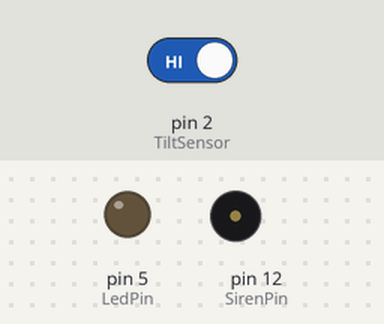
Bench run of a sketch on a simulated Arduino Nano, built with avr-gcc and run on an emulated ATmega328P. Shown: output pins drawn as LEDs (lit = HIGH), buzzer (waves = sounding). Inputs (shaded band) come from the test bench; at power-on: pin 2 (TiltSensor) HIGH.

Above: at 9.2 s.
9.3 s: pin 2 (TiltSensor) driven LOW
At 10.5 s:
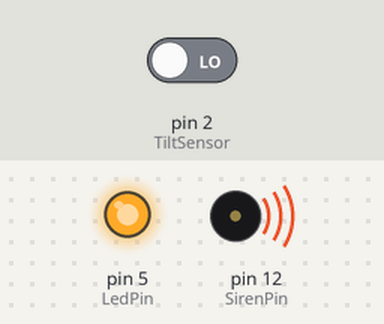
10.8 s: pin 2 (TiltSensor) driven HIGH
At 11.7 s:
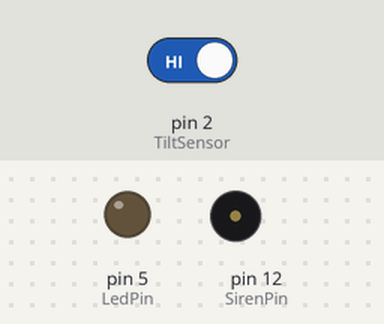
Timing chart, 0 to 13.8 s (numbered marks = the images above; inputs shaded):
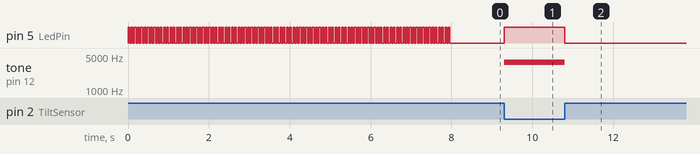

Measured:
- after the input at 9.3 s, pin 5 (LedPin): LOW → HIGH at once; tone on pin 12 (SirenPin): silent → 3700 Hz at once
- after the input at 10.8 s, pin 5 (LedPin): HIGH → LOW at once; tone on pin 12 (SirenPin): 3700 Hz → silent at once

The sketch:

TA311.ino
```cpp
/*
TaschenAlarm
using tilt sensor, buzzer, 18650
V1. Using nano

*/

#include "TA31.h"

#define LedPin 5
#define SirenPin 12
#define TiltSensor 2
#define TiltGnd 11
#define TDelayStart 5000

bool sensorValue;
bool lastTiltState = HIGH;
long lastDebounceTime = 0;
long debounceDelay = 50;
bool motionStatus;

#include <avr/interrupt.h>
volatile int MotionState = 0;
volatile byte counter = 0;

void setup()
{
    pinMode(LedPin, OUTPUT);
    pinMode(TiltSensor, INPUT_PULLUP);
    pinMode(SirenPin, OUTPUT);
    attachInterrupt(digitalPinToInterrupt(TiltSensor), motionDetector, CHANGE);
    Serial.begin(9600);

    for(int i=0; i< 100;i++)
    {
      digitalWrite(LedPin, HIGH);
      delay(40);
      digitalWrite(LedPin, LOW);
      delay(40);

    }

}

void loop()
{
//motionStatus = digitalRead(TiltSensor);
motionStatus? digitalWrite(LedPin, HIGH): digitalWrite(LedPin, LOW);
motionStatus? tone(SirenPin, 3700): noTone(SirenPin);

}

void motionDetector()
{
      motionStatus = !motionStatus;
}
```

TA31.h
```cpp
#define LedPin 5
#define SirenPin 12
#define TiltSensor 7
#define TiltGnd 11
#define TDelayStart 5000
```
